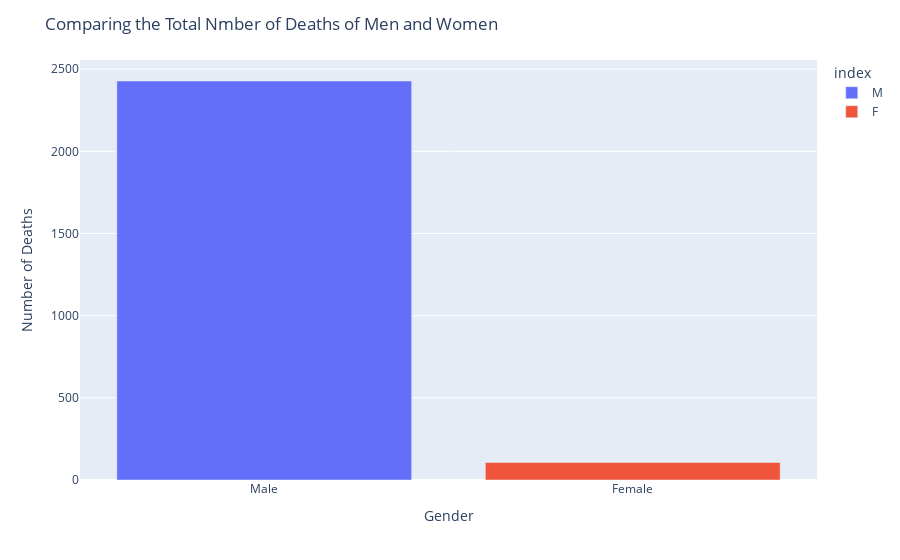

Notebook cell for this chart:
### Code cell
by_gender = df_fatalities['gender'].value_counts()
by_gender
fig=px.bar(by_gender,
          x=['Male','Female'],
          y=by_gender.values,
          color = by_gender.index,
          color_continuous_scale=px.colors.sequential.haline,
         
          )
fig.update_layout( title='Comparing the Total Nmber of Deaths of Men and Women',
                 xaxis_title = 'Gender',
                 yaxis_title = 'Number of Deaths')
fig.show()

### Figure 1 — Plotly figure (JSON) as saved in the notebook; plotly's stock layout.template omitted (floating-point values rounded to 4 significant figures)
{"data": [{"alignmentgroup": "True", "hovertemplate": "index=M<br>x=%{x}<br>y=%{y}<extra></extra>", "legendgroup": "M", "marker": {"color": "#636efa"}, "name": "M", "offsetgroup": "M", "orientation": "v", "showlegend": true, "textposition": "auto", "type": "bar", "x": ["Male"], "xaxis": "x", "y": [2428], "yaxis": "y"}, {"alignmentgroup": "True", "hovertemplate": "index=F<br>x=%{x}<br>y=%{y}<extra></extra>", "legendgroup": "F", "marker": {"color": "#EF553B"}, "name": "F", "offsetgroup": "F", "orientation": "v", "showlegend": true, "textposition": "auto", "type": "bar", "x": ["Female"], "xaxis": "x", "y": [107], "yaxis": "y"}], "layout": {"barmode": "relative", "legend": {"title": {"text": "index"}, "tracegroupgap": 0}, "margin": {"t": 60}, "title": {"text": "Comparing the Total Nmber of Deaths of Men and Women"}, "xaxis": {"anchor": "y", "domain": [0, 1], "title": {"text": "Gender"}}, "yaxis": {"anchor": "x", "domain": [0, 1], "title": {"text": "Number of Deaths"}}}}
